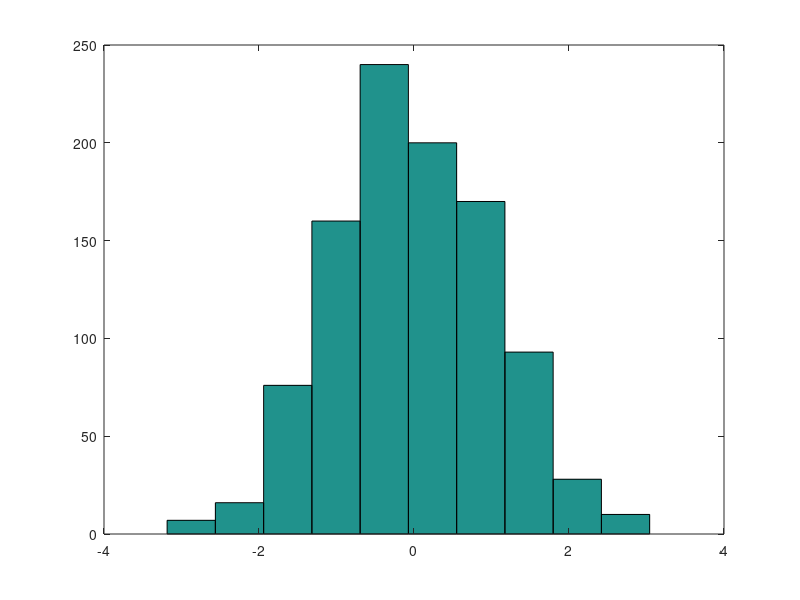
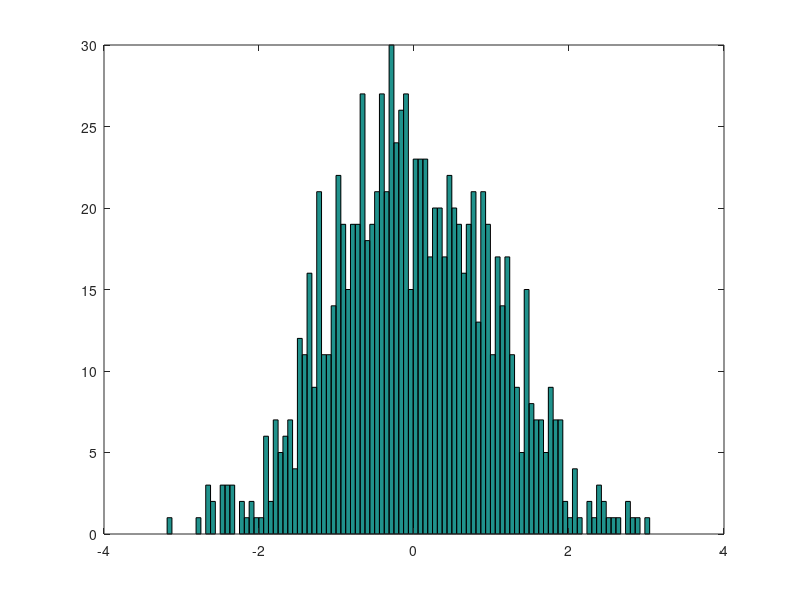
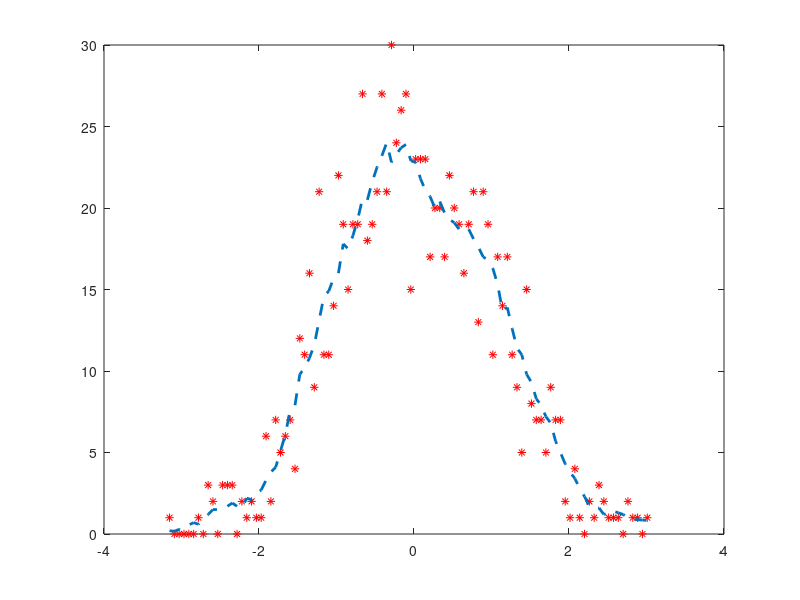

The MATLAB source for these figures, in order:
%% Demo 8: Making Histograms

%Generate data
dataG=randn(1000,1);

figure;
hist(dataG)

%Change number of bins
figure
hist(dataG,100)

% Get the values for the bin locations and sizes
[bins,locs]=hist(dataG,100);
figure;
plot(locs,bins,'*r')

% Use the data to plot a moving average
rAv=movmean(bins,10);
hold on;
plot(locs,rAv,'--','linewidth',2)